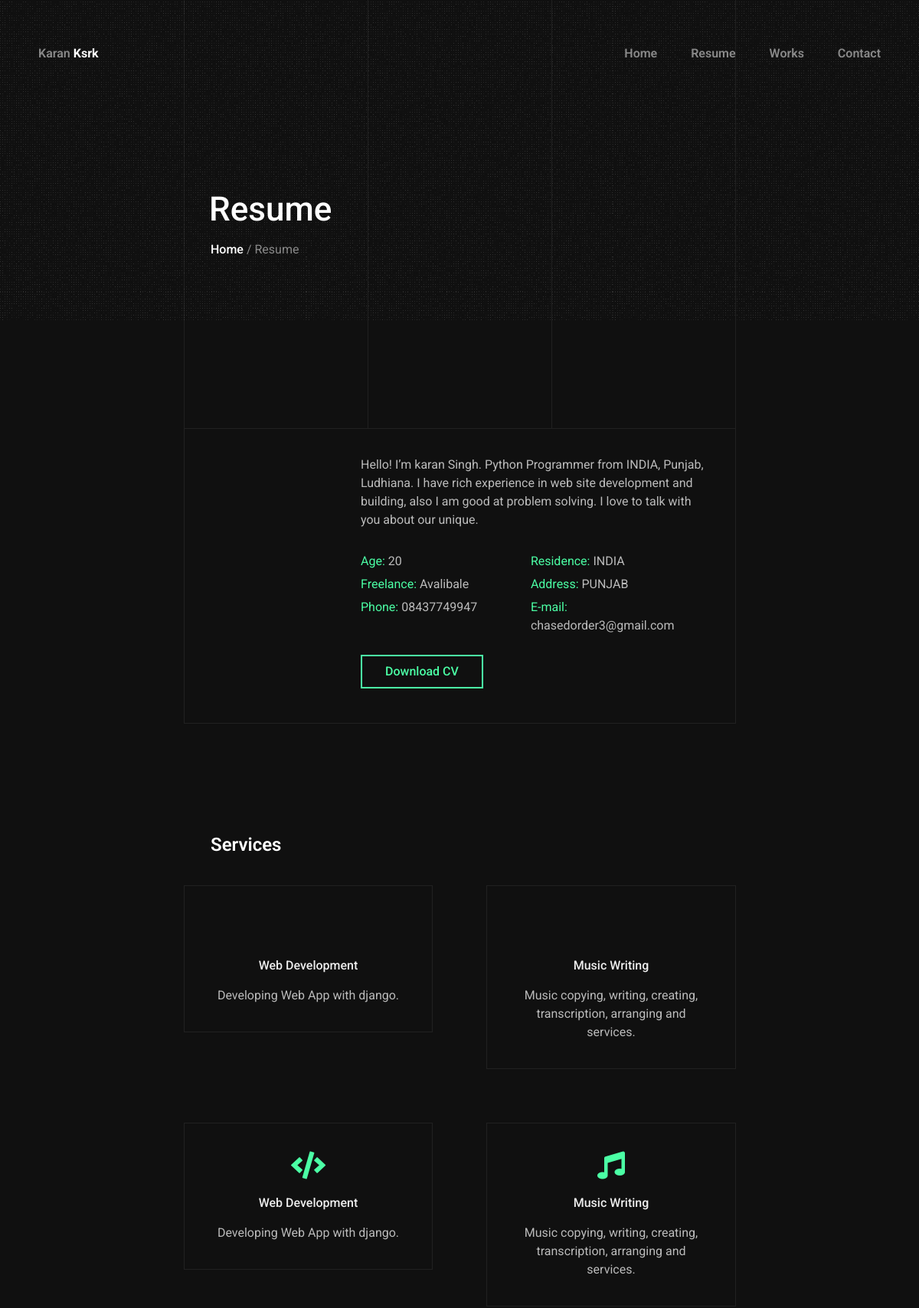
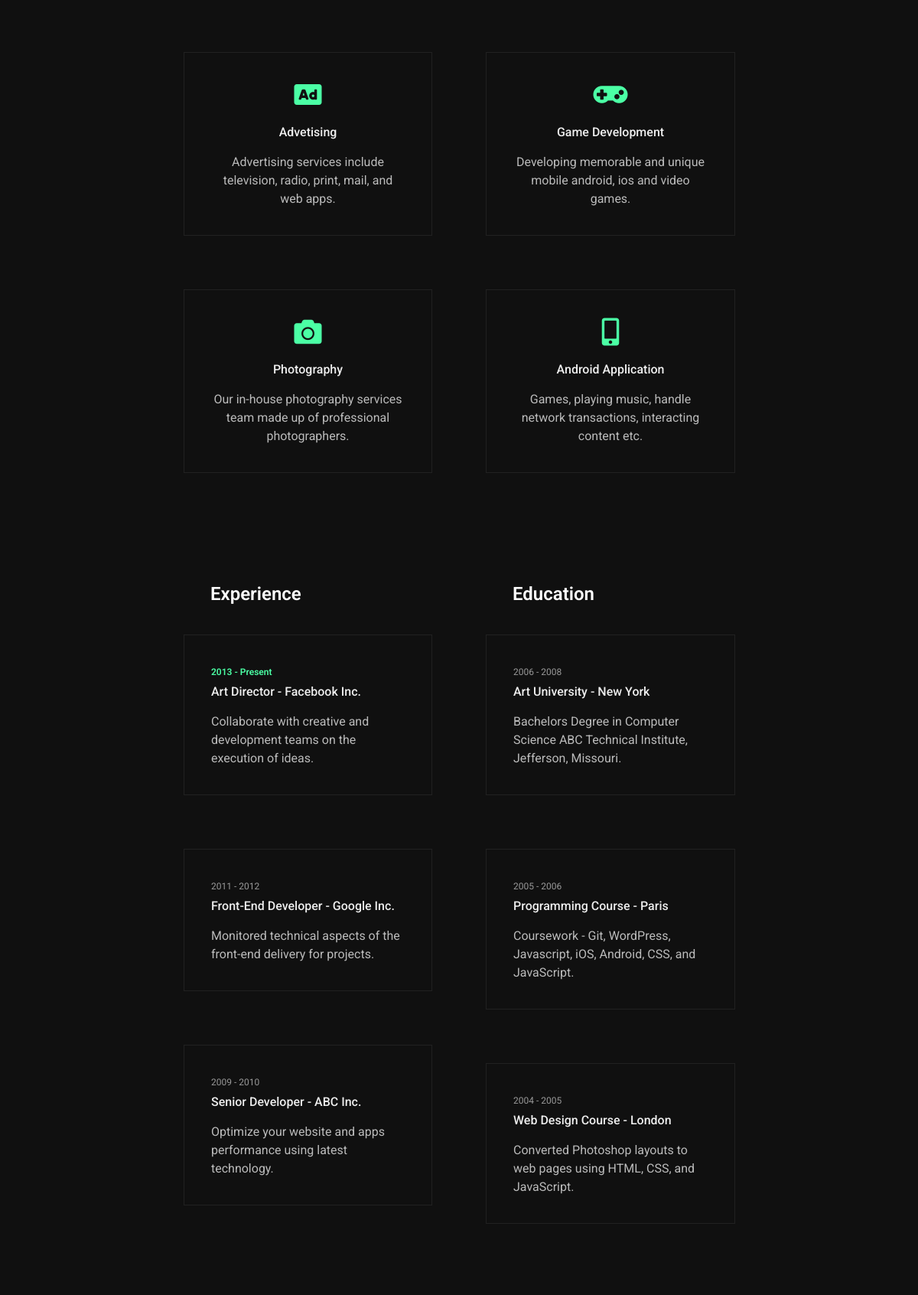
Screenshot of /resume/ (upper part) with the database file from the repository (2 pictures, top to bottom).
### Home/models.py (models this page shows, shortened)
class Resume(models.Model):
    FREELANCE = (
        ('Avalibale', 'Available'),
        ('Note Available', 'Not Available'),
    )
    name = models.CharField(max_length=50, null=True)
    age = models.IntegerField(null=True)
    residence = models.CharField(max_length=50, null=True)
    freelance = models.CharField(max_length=50, null=True, choices=FREELANCE)
    address = models.CharField(max_length=100, null=True)
    phone = models.CharField(max_length=50, null=True)
    services  = models.ManyToManyField(Service, null=True)
    experience  = models.ManyToManyField(Experience, null=True)
    education  = models.ManyToManyField(Education, null=True)
    design  = models.ManyToManyField(Design, null=True)
    language  = models.ManyToManyField(Language, null=True)
    coding_skill  = models.ManyToManyField(CodingSkill, null=True)
    knowlegde  = models.ManyToManyField(Knowlegde, null=True)
    interest = models.ManyToManyField(Interest, null=True)
    team = models.ManyToManyField(Team, null=True)
    future_goals = models.TextField(max_length=1000, null=True)

class Service(models.Model):
    name = models.CharField(max_length=100, null=True)
    description = models.TextField(max_length=1000, null=True, blank=True)

### Home/views.py (the view)
# urls.py: path('resume/', views.resume, name='resume' ),
def resume(request):
    resume = Resume.objects.first()
    context = {'resume':resume}
    return render(request, 'Home/resume.html', context)

### Home/templates/Home/resume.html (shortened to what this page needs)
{% extends 'Home/base.html' %}
{% load static %}
{% block wrapper %}
<div class="wrapper">
	<div class="section started layout-creative" id="section-started">
		<div class="video-bg">
			<div class="video-bg-mask"></div>
			<div class="video-bg-texture" id="grained_container"></div>
		</div>
		<div class="centrize full-width">
			<div class="vertical-center">
				<div class="started-content">
					<h1 class="h-title">Resume</h1>
					<div class="h-subtitles">
						<div class="h-subtitle typing-bread">
							<p class="breadcrumbs">
								<a href="{% url 'home' %}">Home</a> / Resume
							</p>
						</div>
						<span class="typed-bread"></span>
					</div>
				</div>
			</div>
		</div>
	</div>
	<div class="section about" id="section-about">
		<div class="content content-box">
			<div class="desc">
				<p>Hello! I’m karan Singh. Python Programmer from INDIA, Punjab, Ludhiana. I have rich experience in web site development and building, also I am good at problem solving. I love to talk with you about our unique.</p>
				<div class="info-list">
					<ul>
						<li><strong>Age:</strong> {{ resume.age }}</li>
						<li><strong>Residence:</strong> {{ resume.residence }}</li>
						<li><strong>Freelance:</strong> {{resume.freelance }}</li>
						<li><strong>Address:</strong> {{ resume.address }}</li>
						<li><strong>Phone:</strong> {{ resume.phone }}</li>
						<li><strong>E-mail:</strong> chasedorder3@gmail.com</li>
					</ul>
				</div>
				<div class="bts">
					<a href="#" class="btn hover-animated">
						<span class="circle"></span>
						<span class="lnk">Download CV</span>
					</a>
				</div>
			</div>
		</div>
	</div>
	<div class="section service" id="section-services">
		<div class="content">
			<div class="title">
				<div class="title_inner">Services</div>
			</div>
			<div class="service-items">
				{% for service in resume.services.all  %}
				<div class="service-col">
					<div class="service-item content-box">
						<div class="icon"><span class="fas fa-xbox"></span></div>
						<div class="name">{{ service.name }}</div>
						<div class="text">{{ service.description }}</div>
					</div>
				</div>
				{% endfor %}
				<div class="service-col">
					<div class="service-item content-box">
						<div class="icon"><span class="fas fa-code"></span></div>
						<div class="name">Web Development</div>
						<div class="text">Developing Web App with django.</div>
					</div>
				</div>
				<div class="service-col">
					<div class="service-item content-box">
						<div class="icon"><span class="fas fa-music"></span></div>
						<div class="name">Music Writing</div>
						<div class="text">Music copying, writing, creating, transcription, arranging and services.</div>
					</div>
				</div>
				<div class="service-col">
					<div class="service-item content-box">
						<div class="icon"><span class="fas fa-ad"></span></div>
						<div class="name">Advetising</div>
						<div class="text">Advertising services include television, radio, print, mail, and web apps.</div>
					</div>
				</div>
				<div class="service-col">
					<div class="service-item content-box">
						<div class="icon"><span class="fas fa-gamepad"></span></div>
						<div class="name">Game Development</div>
						<div class="text">Developing memorable and unique mobile android, ios and video games.</div>
					</div>
				</div>
				<div class="service-col">
					<div class="service-item content-box">
						<div class="icon"><span class="fas fa-camera"></span></div>
						<div class="name">Photography</div>
						<div class="text">Our in-house photography services team made up of professional photographers.</div>
					</div>
				</div>
				<div class="service-col">
					<div class="service-item content-box">
						<div class="icon"><span class="fas fa-mobile-alt"></span></div>
						<div class="name">Android Application</div>
						<div class="text">Games, playing music, handle network transactions, interacting content etc.</div>
					</div>
				</div>
			</div>
		</div>
	</div>
	<div class="section resume" id="section-history">
		<div class="content">
			<div class="cols">
				<div class="col col-md">
					<div class="title">
						<div class="title_inner">Experience</div>
					</div>
					<div class="resume-items">
						<div class="resume-item content-box active">
							<div class="date">2013 - Present</div>
							<div class="name">Art Director - Facebook Inc.</div>
							<div class="text">Collaborate with creative and development teams on the execution of ideas.</div>
						</div>
						<div class="resume-item content-box">
							<div class="date">2011 - 2012</div>
							<div class="name">Front-End Developer - Google Inc.</div>
							<div class="text">Monitored technical aspects of the front-end delivery for projects.</div>
						</div>
						<div class="resume-item content-box">
							<div class="date">2009 - 2010</div>
							<div class="name">Senior Developer - ABC Inc.</div>
							<div class="text">Optimize your website and apps performance using latest technology.</div>
						</div>
					</div>
				</div>
				<div class="col col-md">
					<div class="title">
						<div class="title_inner">Education</div>
					</div>
					<div class="resume-items">
						<div class="resume-item content-box">
							<div class="date">2006 - 2008</div>
							<div class="name">Art University - New York</div>
							<div class="text">Bachelors Degree in Computer Science ABC Technical Institute, Jefferson, Missouri.</div>
						</div>
						<div class="resume-item content-box">
							<div class="date">2005 - 2006</div>
							<div class="name">Programming Course - Paris</div>
							<div class="text">Coursework - Git, WordPress, Javascript, iOS, Android, CSS, and JavaScript.</div>
						</div>
						<div class="resume-item content-box">
							<div class="date">2004 - 2005</div>
							<div class="name">Web Design Course - London</div>
							<div class="text">Converted Photoshop layouts to web pages using HTML, CSS, and JavaScript.</div>
						</div>
					</div>
				</div>
			</div>
		</div>
	</div>
	<div class="section skills" id="section-skills">
	</div>
</div>
{% endblock wrapper %}

### Home/templates/Home/base.html (shortened to what this page needs)
<!doctype html>
<html lang="en-US">
{% load static %}
{% block head %}
<head>
	<link rel="stylesheet" href="{% static 'Home/css/min-styles.css' %}" />
	<link rel="stylesheet" href="{% static 'Home/css/fontawesome.css' %}" />
	<link rel="stylesheet" href="{% static 'Home/css/brands.css' %}" />
	<link rel="stylesheet" href="{% static 'Home/css/solid.css' %}" />
</head>
{% endblock head %}
<body class="home">
	<div class="container">
		<header class="header">
			<div class="head-top">
				<div class="logo hover-masks-logo">
					<a href="#">
						<span class="mask-lnk">Karan <strong>Ksrk</strong></span>
					</a>
				</div>
				<div class="top-menu hover-masks">
					<div class="top-menu-nav">
						<div class="menu-topmenu-container">
							<ul class="menu">
								<li>
									<a href="{% url 'home' %}">Home</a>
								</li>
								<li>
									<a href="{% url 'resume' %}">Resume</a>
								</li>
								<li>
									<a href="{% url 'work' %}">Works</a>
								</li>
								<li class="">
									<a href="{% url 'contact' %}">Contact</a>
								</li>
							</ul>
						</div>
					</div>
				</div>
			</div>
		</header>
        {% block wrapper %}
        {% endblock wrapper %}
		<div class="lines">
			<div class="line-col"></div>
			<div class="line-col"></div>
			<div class="line-col"></div>
			<div class="line-col"></div>
			<div class="line-col"></div>
		</div>
	</div>
</body>
</html>

### Home/static/Home/css/solid.css (style rules this page uses)
.fa, .fas { font-family: 'Font Awesome 5 Free'; font-weight: 900; }

### rows the page displays
Resume: age "20", residence "INDIA", freelance "Avalibale", address "PUNJAB", phone "08437749947"
Service: name "Web Development", description "Developing Web App with django."
Service: name "Music Writing", description "Music copying, writing, creating, transcription, arranging and services."
